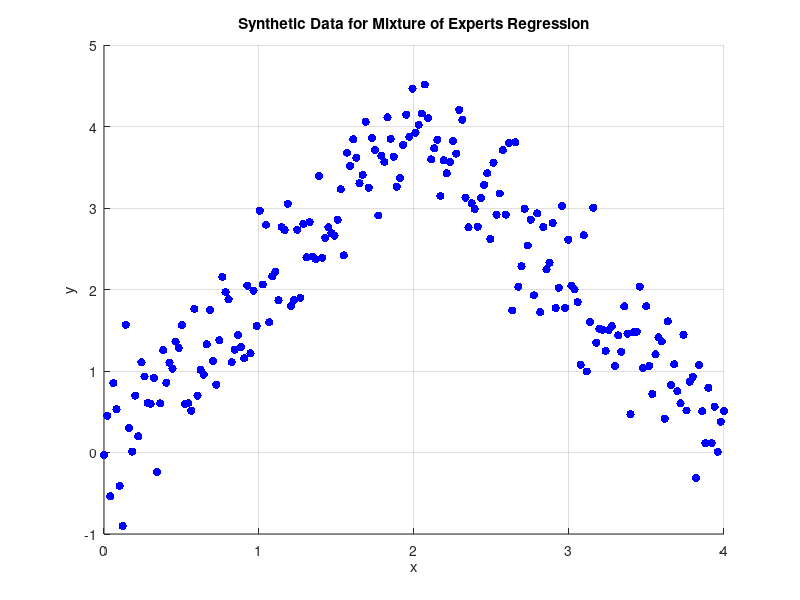

This figure's MATLAB source: (Note: this script raises an error after producing the figure.)
% Mixture of Experts (MoE) Tutorial from Scratch in MATLAB
%
% This tutorial demonstrates how to implement a Mixture of Experts model
% from scratch to solve a regression problem. The model consists of:
%   - Two expert models (linear regressors)
%   - A gating network that computes softmax weights for the experts
%
% Given an input x, each expert produces a prediction f_i(x) and the gating
% network outputs weights g_i(x) (summing to 1). The overall prediction is:
%       y_hat = sum_i g_i(x) * f_i(x)
%
% We train the model using stochastic gradient descent with the mean-squared
% error (MSE) loss.

clear; clc; close all;

% Generate Synthetic Data
% We define a piecewise linear function:
%   For x in [0,2]:   y = 2*x + noise
%   For x in (2,4]:   y = 8 - 2*x + noise
N = 200;
X = linspace(0,4,N)';    % 200 x 1 inputs
noise = 0.5 * randn(N,1);
y = zeros(N,1);
for i = 1:N
    if X(i) <= 2
        y(i) = 2 * X(i) + noise(i);
    else
        y(i) = 8 - 2 * X(i) + noise(i);
    end
end

% Plot the synthetic data
figure;
scatter(X, y, 'b', 'filled');
xlabel('x'); ylabel('y');
title('Synthetic Data for Mixture of Experts Regression');
grid on;
% save_all_figs_OPTION('results/moe1','png',1)

% Train Mixture of Experts Model
K = 2;                % Number of experts
learningRate = 0.01;  % Learning rate for SGD
epochs = 10000;       % Number of training epochs
model = moeTrain(X, y, K, learningRate, epochs);

%% Predict on Training Data
y_pred = moePredict(model, X);

% Plot true vs. predicted outputs
figure;
scatter(X, y, 'b', 'filled'); hold on;
plot(X, y_pred, 'r-', 'LineWidth', 2);
xlabel('x'); ylabel('y');
title('Mixture of Experts: True Data vs. Model Prediction');
legend('True Data','Prediction','Location','Best');
grid on;
% save_all_figs_OPTION('results/moe2','png',1)

% Visualize Experts and Gating Network
% For each input, we can examine the experts' individual predictions and
% the gating network's weights.
expert_preds = zeros(N, K);
gating_weights = zeros(N, K);
for i = 1:N
    x_val = X(i);
    [y_hat, expert_out, gating_out] = moePredictGated(model, x_val);
    expert_preds(i,:) = expert_out;
    gating_weights(i,:) = gating_out;
end

% Plot experts' predictions
figure;
plot(X, expert_preds(:,1), 'g--', 'LineWidth', 2); hold on;
plot(X, expert_preds(:,2), 'm--', 'LineWidth', 2);
xlabel('x'); ylabel('Expert Prediction');
title('Experts'' Predictions');
legend('Expert 1', 'Expert 2','Location','Best');
grid on;
% save_all_figs_OPTION('results/moe3','png',1)

% Plot gating network outputs
figure;
plot(X, gating_weights(:,1), 'g-', 'LineWidth', 2); hold on;
plot(X, gating_weights(:,2), 'm-', 'LineWidth', 2);
xlabel('x'); ylabel('Gating Weight');
title('Gating Network Outputs');
legend('Weight Expert 1', 'Weight Expert 2','Location','Best');
grid on;
% save_all_figs_OPTION('results/moe4','png',1)

% Local Functions
function model = moeTrain(X, y, K, learningRate, epochs)
% moeTrain trains a Mixture of Experts model using stochastic gradient descent.
%
% Inputs:
%   X           - n x d input matrix.
%   y           - n x 1 target vector.
%   K           - Number of experts.
%   learningRate- Learning rate for gradient descent.
%   epochs      - Number of training epochs.
%
% Output:
%   model - A structure with the following fields:
%         .gating.W : K x d weight matrix for gating network.
%         .gating.b : K x 1 bias vector for gating network.
%         .expert.W : K x d weight matrix for experts.
%         .expert.b : K x 1 bias vector for experts.

    [n, d] = size(X);
    
    % Initialize gating network parameters
    model.gating.W = randn(K, d) * 0.01;
    model.gating.b = zeros(K, 1);
    
    % Initialize expert parameters (linear models)
    model.expert.W = randn(K, d) * 0.01;
    model.expert.b = zeros(K, 1);
    
    % Training using stochastic gradient descent (SGD)
    for epoch = 1:epochs
        % Shuffle training data indices
        idx = randperm(n);
        totalLoss = 0;
        for i = 1:n
            x = X(idx(i), :)';       % d x 1 column vector
            target = y(idx(i));      % scalar
            
            % Forward Pass:
            % Gating network: compute s = W_g*x + b_g, then softmax
            s = model.gating.W * x + model.gating.b;  % K x 1
            g = softmax(s);                           % K x 1 gating weights
            
            % Experts: each expert produces f_i = W_e(i,:)*x + b_e(i)
            f = model.expert.W * x + model.expert.b;    % K x 1
            % Overall prediction: weighted sum
            y_hat = g' * f;  % scalar
            
            % Compute squared error loss
            e = y_hat - target;
            loss = 0.5 * e^2;
            totalLoss = totalLoss + loss;
            
            % Backward Pass:
            % Gradients for expert parameters:
            % dL/dW_e(i,:) = e * g(i) * x'
            dW_expert = e * (g * x');  % K x d
            db_expert = e * g;         % K x 1
            
            % Gradients for gating parameters:
            % dL/ds_i = e * g(i) * (f(i) - y_hat)
            d_s = e * (g .* (f - y_hat));  % K x 1
            dW_gating = d_s * x';         % K x d
            db_gating = d_s;              % K x 1
            
            % Parameter updates:
            model.expert.W = model.expert.W - learningRate * dW_expert;
            model.expert.b = model.expert.b - learningRate * db_expert;
            model.gating.W = model.gating.W - learningRate * dW_gating;
            model.gating.b = model.gating.b - learningRate * db_gating;
        end
        
        if mod(epoch, 1000) == 0
            fprintf('Epoch %d, Loss: %.4f\n', epoch, totalLoss/n);
        end
    end
end

function y_pred = moePredict(model, X)
% moePredict predicts outputs for the input matrix X using the trained MoE model.
%
% Inputs:
%   model - Trained mixture of experts model.
%   X     - n x d input matrix.
%
% Output:
%   y_pred - n x 1 vector of predictions.
    [n, ~] = size(X);
    y_pred = zeros(n,1);
    for i = 1:n
        x = X(i,:)';
        s = model.gating.W * x + model.gating.b;
        g = softmax(s);
        f = model.expert.W * x + model.expert.b;
        y_pred(i) = g' * f;
    end
end

function [y_hat, expert_out, gating_out] = moePredictGated(model, x)
% moePredictDetailed computes the detailed output of the MoE model for a single input.
%
% Inputs:
%   model - Trained mixture of experts model.
%   x     - d x 1 input vector.
%
% Outputs:
%   y_hat      - Overall prediction (scalar).
%   expert_out - K x 1 vector of expert predictions.
%   gating_out - K x 1 vector of gating network weights.
    s = model.gating.W * x + model.gating.b;
    gating_out = softmax(s);
    expert_out = model.expert.W * x + model.expert.b;
    y_hat = gating_out' * expert_out;
end

function s = softmax(z)
% softmax computes the softmax of vector z.
    z = z - max(z);  % For numerical stability
    ex = exp(z);
    s = ex / sum(ex);
end
